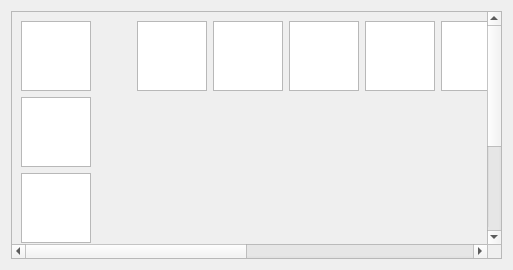
<?xml version="1.0" encoding="UTF-8"?>
<ui version="4.0">
 <class>Generator</class>
 <widget class="QWidget" name="Generator">
  <property name="geometry">
   <rect>
    <x>0</x>
    <y>0</y>
    <width>513</width>
    <height>270</height>
   </rect>
  </property>
  <property name="windowTitle">
   <string>Form</string>
  </property>
  <layout class="QGridLayout" name="gridLayout">
   <item row="0" column="0">
    <widget class="QScrollArea" name="scrollArea">
     <property name="widgetResizable">
      <bool>true</bool>
     </property>
     <widget class="QWidget" name="scrollAreaWidgetContents">
      <property name="geometry">
       <rect>
        <x>0</x>
        <y>0</y>
        <width>970</width>
        <height>392</height>
       </rect>
      </property>
      <layout class="QGridLayout" name="gridLayout_2">
       <item row="2" column="0">
        <widget class="QTextBrowser" name="textBrowser"/>
       </item>
       <item row="3" column="0">
        <widget class="QTextBrowser" name="textBrowser_2"/>
       </item>
       <item row="0" column="9">
        <widget class="QTextBrowser" name="textBrowser_12"/>
       </item>
       <item row="4" column="0">
        <widget class="QTextBrowser" name="textBrowser_3"/>
       </item>
       <item row="0" column="11">
        <widget class="QTextBrowser" name="textBrowser_7"/>
       </item>
       <item row="0" column="2">
        <widget class="QTextBrowser" name="textBrowser_11"/>
       </item>
       <item row="0" column="12">
        <widget class="QTextBrowser" name="textBrowser_8"/>
       </item>
       <item row="0" column="6">
        <widget class="QTextBrowser" name="textBrowser_6"/>
       </item>
       <item row="0" column="5">
        <widget class="QTextBrowser" name="textBrowser_5"/>
       </item>
       <item row="0" column="4">
        <widget class="QTextBrowser" name="textBrowser_10"/>
       </item>
       <item row="0" column="10">
        <widget class="QTextBrowser" name="textBrowser_9"/>
       </item>
       <item row="0" column="7">
        <widget class="QTextBrowser" name="textBrowser_14"/>
       </item>
       <item row="0" column="8">
        <widget class="QTextBrowser" name="textBrowser_13"/>
       </item>
       <item row="1" column="0">
        <widget class="QTextEdit" name="textEdit_2"/>
       </item>
       <item row="0" column="0">
        <widget class="QTextEdit" name="textEdit"/>
       </item>
       <item row="0" column="3">
        <widget class="QTextBrowser" name="textBrowser_4"/>
       </item>
       <item row="0" column="1">
        <spacer name="horizontalSpacer">
         <property name="orientation">
          <enum>Qt::Horizontal</enum>
         </property>
         <property name="sizeType">
          <enum>QSizePolicy::Fixed</enum>
         </property>
         <property name="sizeHint" stdset="0">
          <size>
           <width>40</width>
           <height>20</height>
          </size>
         </property>
        </spacer>
       </item>
      </layout>
     </widget>
    </widget>
   </item>
  </layout>
 </widget>
 <resources/>
 <connections/>
</ui>
